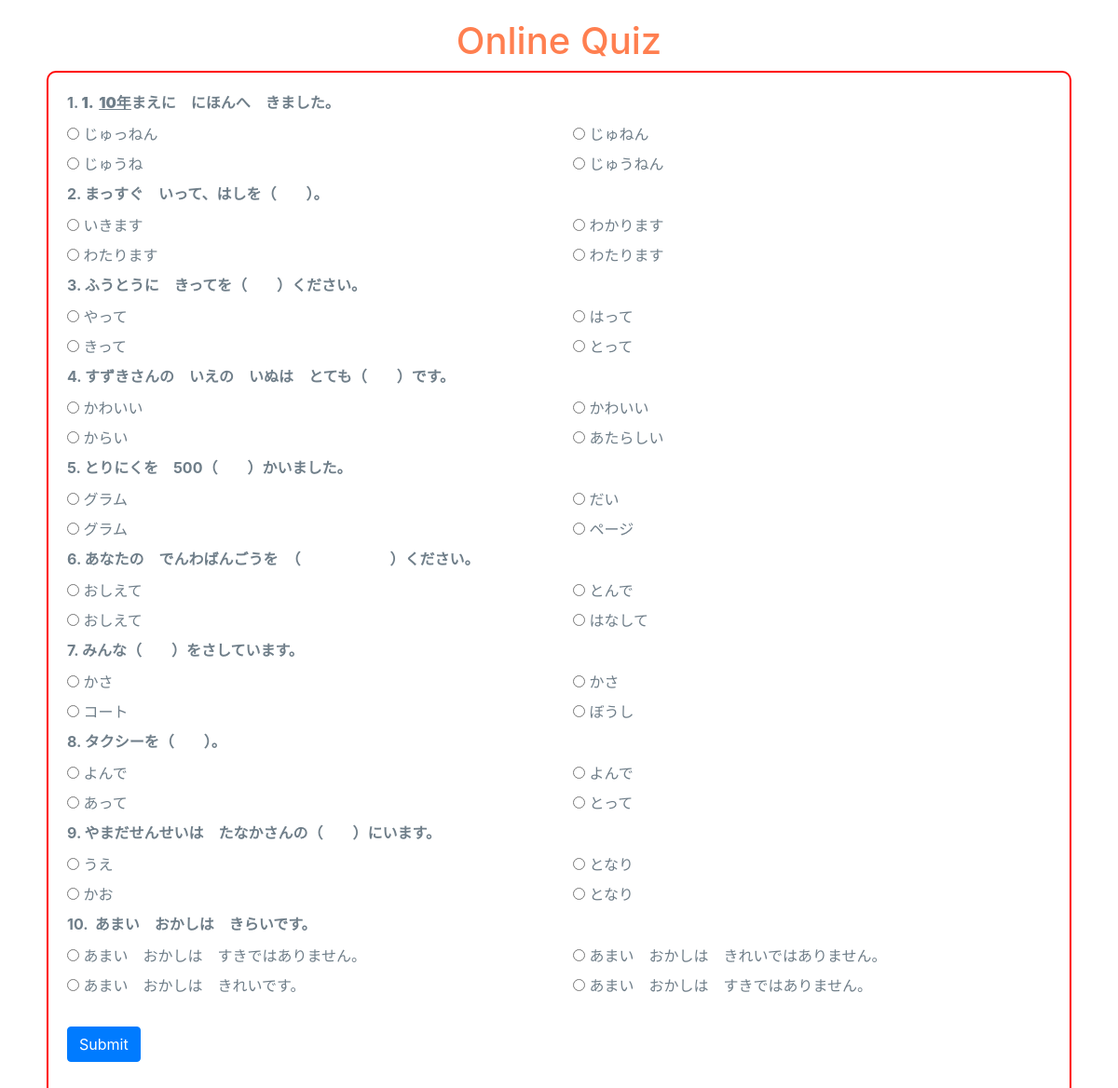
The page /index.php/quiz/QuestionStart on the database its author committed.
### tables this page shows
CREATE TABLE `quiz` (
  `quiz_id` int(11) NOT NULL,
  `question` varchar(255) NOT NULL,
  `choice1` varchar(255) NOT NULL,
  `choice2` varchar(255) NOT NULL,
  `choice3` varchar(255) NOT NULL,
  `answer` varchar(255) NOT NULL,
  `choice4` varchar(255) NOT NULL
);

### application/controllers/Quiz.php (called while the page is built, shortened)
<?php if ( ! defined('BASEPATH')) exit('No direct script access allowed');
class Quiz extends CI_Controller {
	public function __construct()
	{
		$this->load->library('session');
		$this->load->database();
	}
	public function QuestionStart()
	{
		$this->load->model('Quiz_model');
		$this->data['question'] = $this->Quiz_model->getQuestions();
		$this->load->view('quiz/playquiz_view', $this->data);
	}
}

### index.php (called while the page is built, shortened)
<?php
require_once BASEPATH.'core/CodeIgniter.php';

### application/models/Quiz_model.php (called while the page is built, shortened)
<?php if ( ! defined('BASEPATH')) exit('No direct script access allowed');
class Quiz_model extends CI_Model {
	public function getQuestions()
	{
		$this->db->select('*');
		$this->db->from('quiz');
		$query = $this->db->get();
		return $query->result();
	}
}

### application/views/quiz/playquiz_view.php (the view, shortened to what this page needs)
<!DOCTYPE html>
<html lang="en">
<head>
	<link rel="stylesheet" href="https://maxcdn.bootstrapcdn.com/bootstrap/4.5.2/css/bootstrap.min.css">
	<link rel="stylesheet" href="<?= base_url() ?>css/quiz.css">
</head>
<body>
	<div class="container list-quiz">
        <h1 class="page-header">Online Quiz</h1>
        <form action="<?= base_url() ?>Quiz/resultdisplay" method="POST" name="test-form" id="test-form">
        	<?php foreach ($question as $row): ?>
        		<?php $ans_array = array($row->choice1,$row->choice2, $row->choice3, $row->choice4 , $row->answer);
        			shuffle($ans_array);
        		 ?>
        	<div class="form-group">
	              <p style="font-weight: bold;">
	              	<?= $row->quiz_id?>. <?= $row->question?>
	              	</p>
	              <div class="row">
	                  <div class="col-md-6">
	                      <div class="radio" >
	                        <label>
	                            <input type="radio" name="quizid<?= $row->quiz_id ?>" value="<?= $ans_array[0] ?>" required > <?= $ans_array[0]?> <br>
	                        </label>
	                      </div>
	                      <div class="radio" >
	                        <label>
	                            <input type="radio" name="quizid<?= $row->quiz_id ?>" value="<?= $ans_array[1] ?>" required> <?= $ans_array[1]?> <br>
	                        </label>
	                      </div>
	                  </div>
	                  <div class="col-md-6">
	                    <div class="radio" >
	                      <label>
	                          <input type="radio" name="quizid<?= $row->quiz_id ?>" value="<?= $ans_array[2] ?>" required> <?= $ans_array[2]?> <br>
	                      </label>
	                    </div>
	                    <div class="radio" >
	                      <label>
	                          <input type="radio" name="quizid<?= $row->quiz_id ?>" value="<?= $ans_array[3] ?>" required> <?= $ans_array[3]?> <br>
	                      </label>
	                    </div>
	              </div>
            </div>
            <?php endforeach ?>
            <br>
          	<input type="submit"class="btn btn-primary right " value="Submit">
        </form>
    </div>
</body>
</html>

### css/quiz.css (style rules this page uses)
.page-header { text-align: center; font-size: 40px; color: coral; }
#test-form { border: 2px solid red; padding: 20px; border-radius: 10px; color: #6F7E89; }
.list-quiz { padding: 20px; }
p { margin: 0 0 10px; display: block; }

### rows shown on the page
quiz: quiz_id "1", question "1. 10年 まえに にほんへ きました。", choice3 "じゅっねん", choice4 "じゅうね", choice2 "じゅねん", ans_array "じゅうねん"
quiz: quiz_id "2", question "まっすぐ いって、はしを（ ）。", choice1 "いきます", ans_array "わたります", choice3 "わかります", choice2 "わたります"
quiz: quiz_id "3", question "ふうとうに きってを（ ）ください。", choice1 "やって", choice3 "きって", answer "はって", choice2 "とって"
quiz: quiz_id "4", question "すずきさんの いえの いぬは とても（ ）です。", answer "かわいい", choice1 "からい", choice3 "かわいい", choice2 "あたらしい"
quiz: quiz_id "5", question "とりにくを 500（ ）かいました。", ans_array "グラム", choice4 "だい", choice1 "ページ"
quiz: quiz_id "6", question "あなたの でんわばんごうを （ ）ください。", choice4 "おしえて", answer "おしえて", choice3 "とんで", choice1 "はなして"
quiz: quiz_id "7", question "みんな（ ）をさしています。", ans_array "かさ", choice2 "コート", choice1 "ぼうし"
quiz: quiz_id "8", question "タクシーを（ ）。", ans_array "よんで", choice4 "あって", choice3 "とって"
quiz: quiz_id "9", question "やまだせんせいは たなかさんの（ ）にいます。", choice3 "うえ", choice1 "かお", ans_array "となり"
quiz: quiz_id "10", question "あまい おかしは きらいです。", ans_array "あまい おかしは すきではありません。", choice1 "あまい おかしは きれいです。", choice3 "あまい おかしは きれいではありません。"
